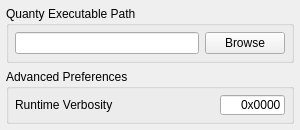
<?xml version="1.0" encoding="UTF-8"?>
<ui version="4.0">
 <class>quantyPreferencesDialog</class>
 <widget class="QDialog" name="quantyPreferencesDialog">
  <property name="geometry">
   <rect>
    <x>0</x>
    <y>0</y>
    <width>300</width>
    <height>123</height>
   </rect>
  </property>
  <property name="sizePolicy">
   <sizepolicy hsizetype="Fixed" vsizetype="Preferred">
    <horstretch>0</horstretch>
    <verstretch>0</verstretch>
   </sizepolicy>
  </property>
  <property name="minimumSize">
   <size>
    <width>300</width>
    <height>0</height>
   </size>
  </property>
  <property name="windowTitle">
   <string>Preferences</string>
  </property>
  <layout class="QVBoxLayout" name="verticalLayout">
   <property name="spacing">
    <number>6</number>
   </property>
   <property name="leftMargin">
    <number>6</number>
   </property>
   <property name="topMargin">
    <number>6</number>
   </property>
   <property name="rightMargin">
    <number>6</number>
   </property>
   <property name="bottomMargin">
    <number>6</number>
   </property>
   <item>
    <widget class="QGroupBox" name="pathGroupBox">
     <property name="sizePolicy">
      <sizepolicy hsizetype="MinimumExpanding" vsizetype="Preferred">
       <horstretch>0</horstretch>
       <verstretch>0</verstretch>
      </sizepolicy>
     </property>
     <property name="title">
      <string>Quanty Executable Path</string>
     </property>
     <layout class="QHBoxLayout" name="horizontalLayout_2">
      <property name="spacing">
       <number>6</number>
      </property>
      <property name="leftMargin">
       <number>6</number>
      </property>
      <property name="topMargin">
       <number>6</number>
      </property>
      <property name="rightMargin">
       <number>6</number>
      </property>
      <property name="bottomMargin">
       <number>6</number>
      </property>
      <item>
       <widget class="QLineEdit" name="pathLineEdit">
        <property name="sizePolicy">
         <sizepolicy hsizetype="Expanding" vsizetype="Fixed">
          <horstretch>0</horstretch>
          <verstretch>0</verstretch>
         </sizepolicy>
        </property>
        <property name="toolTip">
         <string>Current path for the Quanty executable.</string>
        </property>
        <property name="readOnly">
         <bool>true</bool>
        </property>
       </widget>
      </item>
      <item>
       <widget class="QPushButton" name="pathBrowsePushButton">
        <property name="text">
         <string>Browse</string>
        </property>
        <property name="autoDefault">
         <bool>false</bool>
        </property>
       </widget>
      </item>
     </layout>
    </widget>
   </item>
   <item>
    <widget class="QGroupBox" name="advancedPreferencesGroupBox">
     <property name="title">
      <string>Advanced Preferences</string>
     </property>
     <layout class="QVBoxLayout">
      <property name="spacing">
       <number>6</number>
      </property>
      <property name="leftMargin">
       <number>6</number>
      </property>
      <property name="topMargin">
       <number>6</number>
      </property>
      <property name="rightMargin">
       <number>6</number>
      </property>
      <property name="bottomMargin">
       <number>6</number>
      </property>
      <item>
       <layout class="QHBoxLayout" name="_3">
        <item>
         <widget class="QLabel" name="verbosityLabel">
          <property name="toolTip">
           <string>Verbosity of the Quanty calculation. </string>
          </property>
          <property name="text">
           <string>Runtime Verbosity</string>
          </property>
         </widget>
        </item>
        <item>
         <widget class="QLineEdit" name="verbosityLineEdit">
          <property name="sizePolicy">
           <sizepolicy hsizetype="Fixed" vsizetype="Fixed">
            <horstretch>0</horstretch>
            <verstretch>0</verstretch>
           </sizepolicy>
          </property>
          <property name="maximumSize">
           <size>
            <width>65</width>
            <height>20</height>
           </size>
          </property>
          <property name="toolTip">
           <string>Acceptable values in increasing verbosity: 0x0000, 0x00FF, 0xFFFF.</string>
          </property>
          <property name="text">
           <string>0x0000</string>
          </property>
          <property name="alignment">
           <set>Qt::AlignRight|Qt::AlignTrailing|Qt::AlignVCenter</set>
          </property>
         </widget>
        </item>
       </layout>
      </item>
     </layout>
    </widget>
   </item>
  </layout>
 </widget>
 <tabstops>
  <tabstop>pathLineEdit</tabstop>
  <tabstop>pathBrowsePushButton</tabstop>
  <tabstop>verbosityLineEdit</tabstop>
 </tabstops>
 <resources/>
 <connections/>
</ui>
